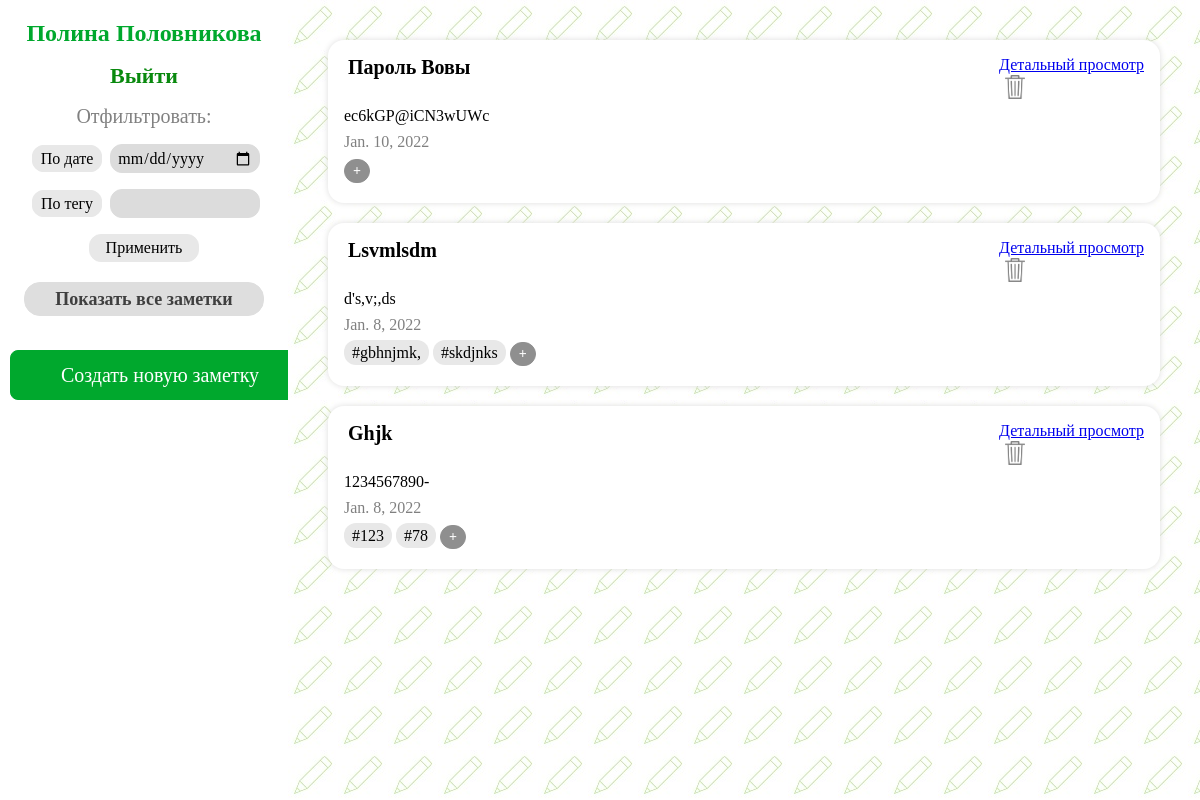
Page /evernote/main (signed in) on the earlier database version.
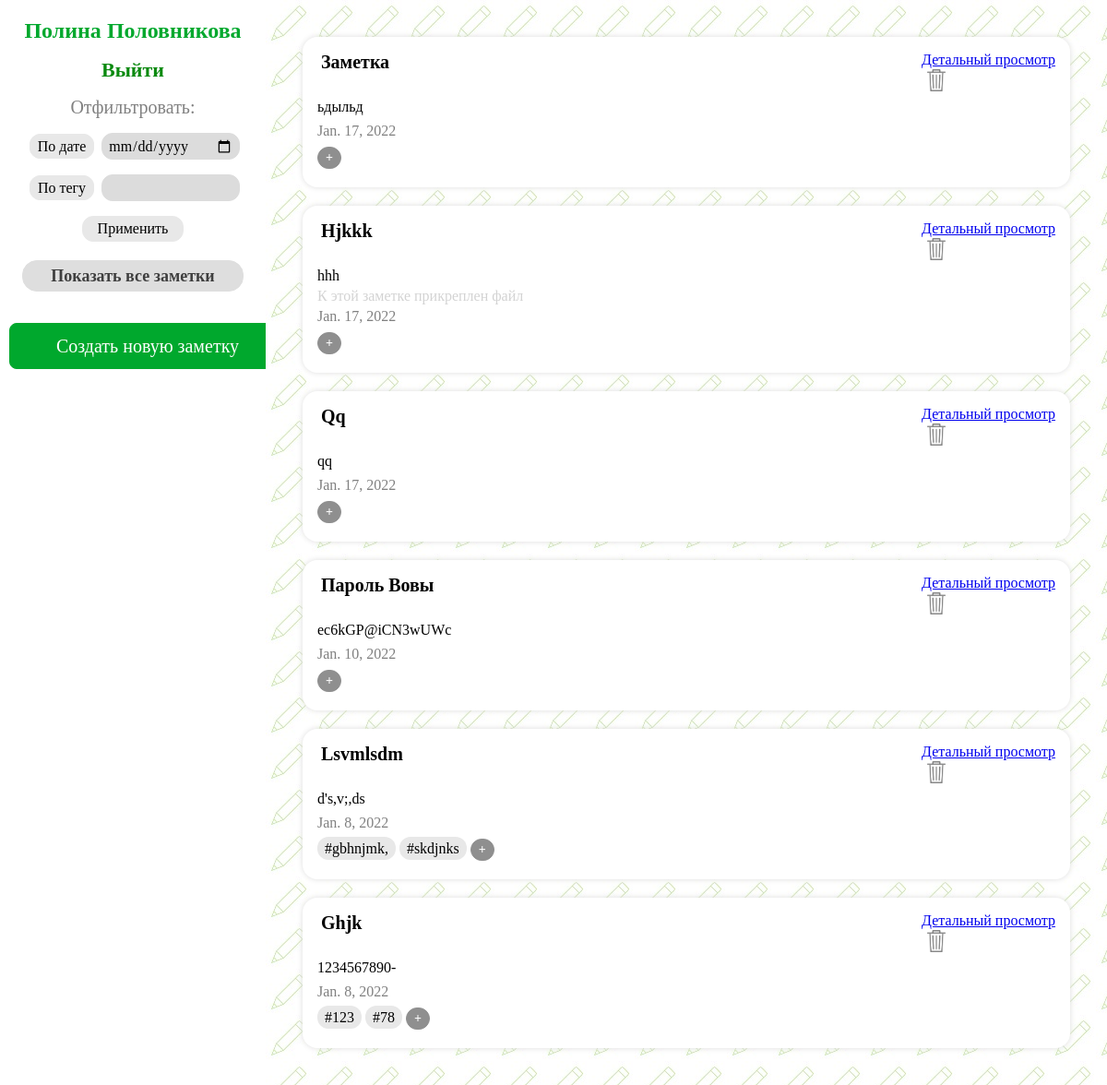
Same page on the later database version.
### evernote/models.py (models this page shows, shortened)
class Note(models.Model):
    person = models.ForeignKey(User, on_delete=models.SET_NULL, null=True)
    name = models.CharField(max_length=45, null=False)
    date = models.DateField(auto_now=True, null=False)
    text = models.TextField(null=True)
    file = models.BinaryField(editable=True, null=True, blank=True)

class NoteHasTag(models.Model):
    note = models.ForeignKey(Note, on_delete=models.CASCADE, null=False)
    tag = models.ForeignKey(Tag, on_delete=models.CASCADE, null=False)

class Tag(models.Model):
    name = models.CharField(max_length=45, null=False, unique=False)

### evernote/views.py (the view)
# urls.py: path('evernote/main', views.show_main, name='main_page'),
def show_main(request):
    if request.user.is_authenticated:
        notes = Note.objects.filter(person_id=request.user.id).order_by('-date')
        tags = Tag.objects.all()
        note_has_tag = NoteHasTag.objects.all()
        data = {'notes': notes, 'tags': tags, 'note_has_tag': note_has_tag}
        if request.method == 'POST':
            filter_form = FilterForm(request.POST)
            if filter_form.is_valid():
                if filter_form.cleaned_data['date'] is not None:
                    notes = notes.filter(date=filter_form.cleaned_data['date'])
                if filter_form.cleaned_data['tag'] != '':
                    notes = notes.filter(notehastag__tag__name=filter_form.cleaned_data['tag'])
                data['notes'] = notes
        else:
            filter_form = FilterForm()
        data['filter_form'] = filter_form
        return render(request, 'evernote/main.html', data)
    else:
        return redirect('registration_page')

### evernote/forms.py
class FilterForm(forms.Form):
    date = forms.DateField(widget=forms.DateInput(attrs={'type': 'date', 'class': 'filterForms'}), required=False,
                           label='По дате')
    tag = forms.CharField(widget=forms.TextInput(attrs={'class': 'filterForms'}), max_length=45, required=False,
                          label='По тегу')

### evernote/templates/evernote/main.html (shortened to what this page needs)
{% load static %}
<!DOCTYPE html>
<html lang="ru">
<head>
    <link rel="stylesheet" href="{% static 'evernote/css/style3.css' %}">
</head>
<body>
<div class="main">
    <div class="leftBlock">
        <div class="id">
            <p class="username">{{ user.first_name }} {{ user.last_name }}</p>
        </div>
        <div class="logoutDiv">
            <a href="{% url 'logout' %}" class="logout">Выйти</a>
        </div>
        <div class="filter">
            <div class="filter1">
                Отфильтровать:
            </div>
            <form action="{% url 'main_page' %}" method="post">
                <p><label class="filterBy"
                          for="{{ filter_form.date.id_for_label }}">{{ filter_form.date.label }}</label>
                    {{ filter_form.date }}
                </p>
                <p><label class="filterBy"
                          for="{{ filter_form.tag.id_for_label }}">{{ filter_form.tag.label }}</label>
                    {{ filter_form.tag }}
                </p>
                <button type="submit" class="filterButton">Применить</button>
            </form>
            <a href="{% url 'main_page' %}">
                <button class="allNotes">Показать все заметки</button>
            </a>
        </div>
        <div class="addNew">
            <a href="{% url 'add-note_page' %}">
                <button class="addNewNote">Создать новую заметку</button>
            </a>
        </div>
    </div>
    <div class="rightBlock">
        {% for note in notes %}
            <div class="divNote">
                <div class="noteRow">
                    <div class="noteTitle">
                        {{ note.name|capfirst }}
                    </div>
                    <div class="rightCorner">
                            <span class="showNoteSpan">
                            <a href="{% url 'show-note_page' note.pk %}" class="showNote">Детальный просмотр</a>
                            </span>
                        <div class="deleteNote1">
                            <a href="main/{{ note.pk }}">
                                <button class="deleteNote">
                                    <img src="{% static '/evernote/img/delete.png' %}">
                                </button>
                            </a>
                        </div>
                    </div>
                </div>
                <div class="noteBody">
                    {{ note.text }}
                </div>
                {% if note.file %}
                    <div class="isFile">
                        К этой заметке прикреплен файл
                    </div>
                {% endif %}
                <div class="noteDate">
                    {{ note.date }}
                </div>
                <div class="noteTags">
                    {% for tag in tags %}
                        {% for el in note_has_tag %}
                            {% if note.pk == el.note_id and tag.pk == el.tag_id %}
                                <span class="noteTag">#{{ tag.name }}</span>
                            {% endif %}
                        {% endfor %}
                    {% endfor %}
                    <a href="add-tag/{{ note.pk }}">
                        <button class=" addNewTag">+</button>
                    </a>
                </div>
            </div>
        {% endfor %}
    </div>
</div>
</body>
</html>

### evernote/static/evernote/css/style3.css (style rules this page uses)
* { box-sizing: border-box; }
body { margin: 0; }
html, body { height: 100%; }
.main { font-family: Georgia; height: 100%; display: flex; width: 100%; }
.leftBlock { display: flex; flex-direction: column; width: 24%; height: 100%; padding: 10px; background-color: white; text-align: center; }
.leftBlock .username { font-weight: bold; margin: 10px 0 16px; font-size: 24px; color: rgb(0, 168, 45); }
.leftBlock .filter1 { margin-bottom: 16px; font: 20px Georgia; color: #818181; }
.leftBlock .filterBy { font: 16px Georgia; background-color: #e8e8e8; border: 1px solid #e8e8e8; border-radius: 12px; height: 28px; width: 84px; padding: 4px 8px; margin: 0 4px 0; }
.filterForms { border-radius: 12px; border: 1px solid #dcdcdc; background-color: #dcdcdc; font: 16px Georgia; width: 150px; padding: 0 6px; height: 29px; }
.leftBlock .filterButton { font: 16px Georgia; background-color: #e8e8e8; border: 1px solid #e8e8e8; border-radius: 12px; height: 28px; width: 110px; padding: 4px 8px; margin: 0 4px 0; }
.deleteNote img { height: 24px; width: 20px; }
.deleteNote { border: none; background-color: white; }
.leftBlock .filter { margin-bottom: 24px; }
.leftBlock .addNewNote { width: 300px; height: 50px; border: 1px solid rgb(0, 168, 45); background-color: rgb(0, 168, 45); border-radius: 8px; font: 20px Georgia; color: white; }
.leftBlock .logoutDiv { margin-bottom: 16px; }
.leftBlock .logout { font: bold 22px Georgia; text-decoration: none; color: #09890e; }
.allNotes { margin-top: 20px; margin-bottom: 10px; border: 1px solid #dedede; width: 240px; height: 34px; color: #3f3f3f; font: bold 18px Georgia; border-radius: 16px; background-color: #dedede; }
.rightBlock { overflow-y: auto; padding: 20px; width: 76%; background-image: url(/static/evernote/img/pencil.jpg); }
.divNote { font: 16px Georgia; padding: 16px; background-color: white; border-radius: 16px; margin: 20px 20px; box-shadow: 0 0 6px #dedede; }
.noteTitle { font-size: 20px; font-weight: bold; padding: 0 0 8px 4px; }
.noteBody { padding: 4px 0; text-align: justify; }
.isFile { color: lightgray; font-family: Georgia; }
.noteDate { padding: 4px 0; color: gray; }
.noteTags { padding: 4px 0; }
.noteRow { display: flex; justify-content: space-between; }
.noteTag { background-color: #e8e8e8; border-radius: 12px; padding: 4px 8px; }
.addNewTag { border: 1px solid rgb(143, 143, 143); background-color: rgb(143, 143, 143); border-radius: 12px; font: bold 14px Georgia; color: white; height: 24px; padding: 2px 8px; }

Differences in the rows shown:
added Note: name "Заметка", text "ьдыльд", date "Jan. 17, 2022"
added Note: name "Hjkkk", text "hhh", shows "К этой заметке прикреплен файл", date "Jan. 17, 2022"
added Note: name "Qq", text "qq", date "Jan. 17, 2022"
